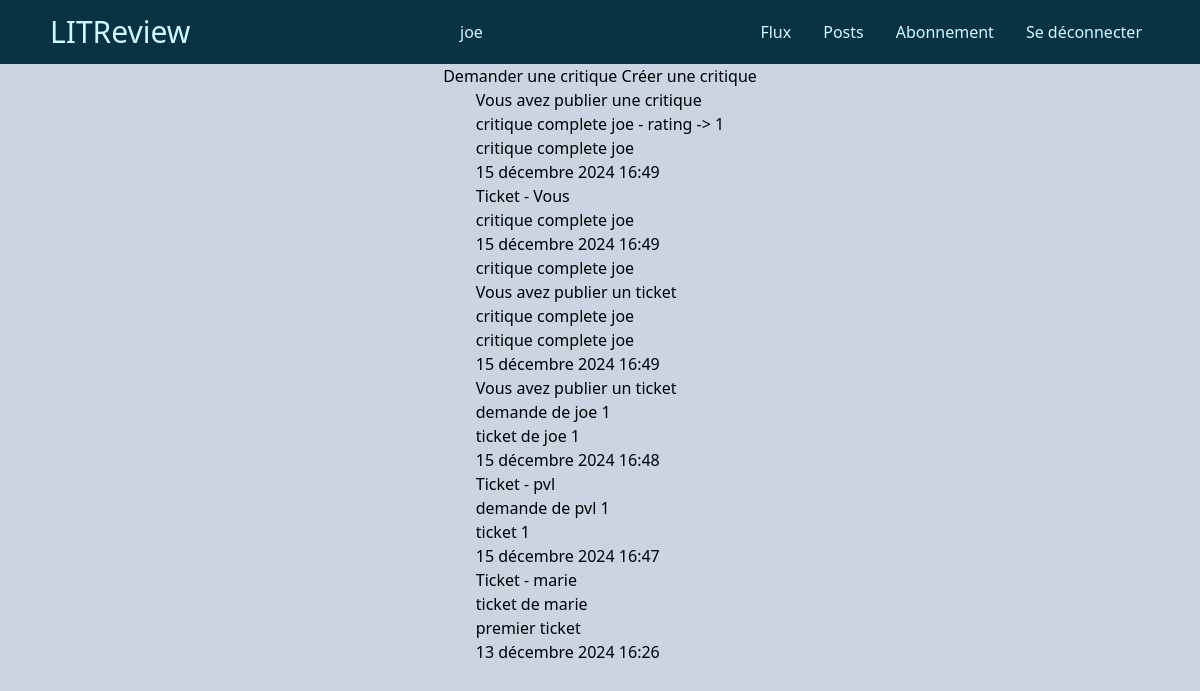
/review/flux/ (signed in), run on an earlier commit of the app's database.
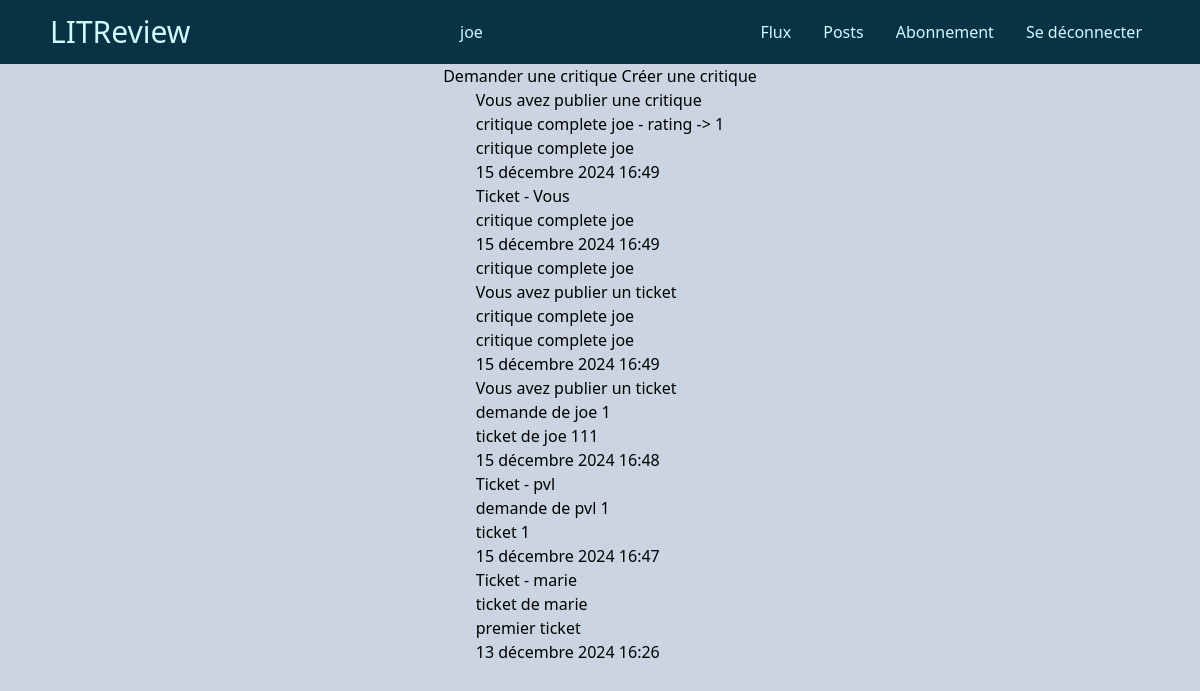
And on a later commit of the database.
### review/models.py (models this page shows, shortened)
class Ticket(models.Model):
    title = models.CharField(max_length=128)
    description = models.CharField(max_length=2048, blank=True)
    user = models.ForeignKey(to=settings.AUTH_USER_MODEL, on_delete=models.CASCADE)
    image = models.ImageField(null=True, blank=True)
    time_created = models.DateTimeField(auto_now_add=True)

### review/views.py (the view)
# urls.py: path('flux/', views.FluxView.as_view(), name='flux'),
class FluxView(LoginRequiredMixin, View):
    template = 'review/flux.html'
    ticket_class = models.Ticket
    review_class = models.Review
    def get(self, request):
        users_viewable = User.objects.filter(
            Q(follow_user__user = request.user) |
            Q(pk=request.user.pk)
        )
        tickets = self.ticket_class.objects.filter(user__in=users_viewable)
        tickets = tickets.annotate(content_type=Value('TICKET', CharField()))
        reviews = self.review_class.objects.filter(user__in=users_viewable)
        reviews = reviews.annotate(content_type=Value('REVIEW', CharField()))
        posts = sorted(
            chain(tickets, reviews),
            key=lambda post: post.time_created,
            reverse=True
        )
        messages.success(request, 'test')
        return render(request, self.template, context={'posts': posts})

### review/templates/review/flux.html
{% extends 'base.html' %}
{% block content %}
    <div class="flux_head">
        <a href="{% url 'create_ticket' %}">Demander une critique</a>
        <a href="{% url 'create_review' %}">Créer une critique</a>
    </div>
    <div>
        {% for post in posts %}
            <div class="cadre">
                {% if post.content_type == 'TICKET' %}
                    {% include 'review/partials/ticket_snippet.html' %}
                {% elif post.content_type == 'REVIEW' %}
                    {% include 'review/partials/review_snippet.html' %}
                {% endif %}
            </div>
        {% endfor %}
    </div>
{% endblock %}

### review/templates/review/partials/ticket_snippet.html (shortened to what this page needs)
<div class="head_left">
    {% if post.user == user %}
    <p>Vous avez publier un ticket</p>
    {% else %}
    <p>Ticket - {{ post.user }}</p>
    {% endif %}
    <p>{{ post.title }}</p>
    <p>{{ post.description }}</p>
</div>
<p>{{ post.time_created }}</p>

What changed in the data, as far as the page shows it:
changed Ticket "demande de joe 1": description "ticket de joe 1" → "ticket de joe 111"
